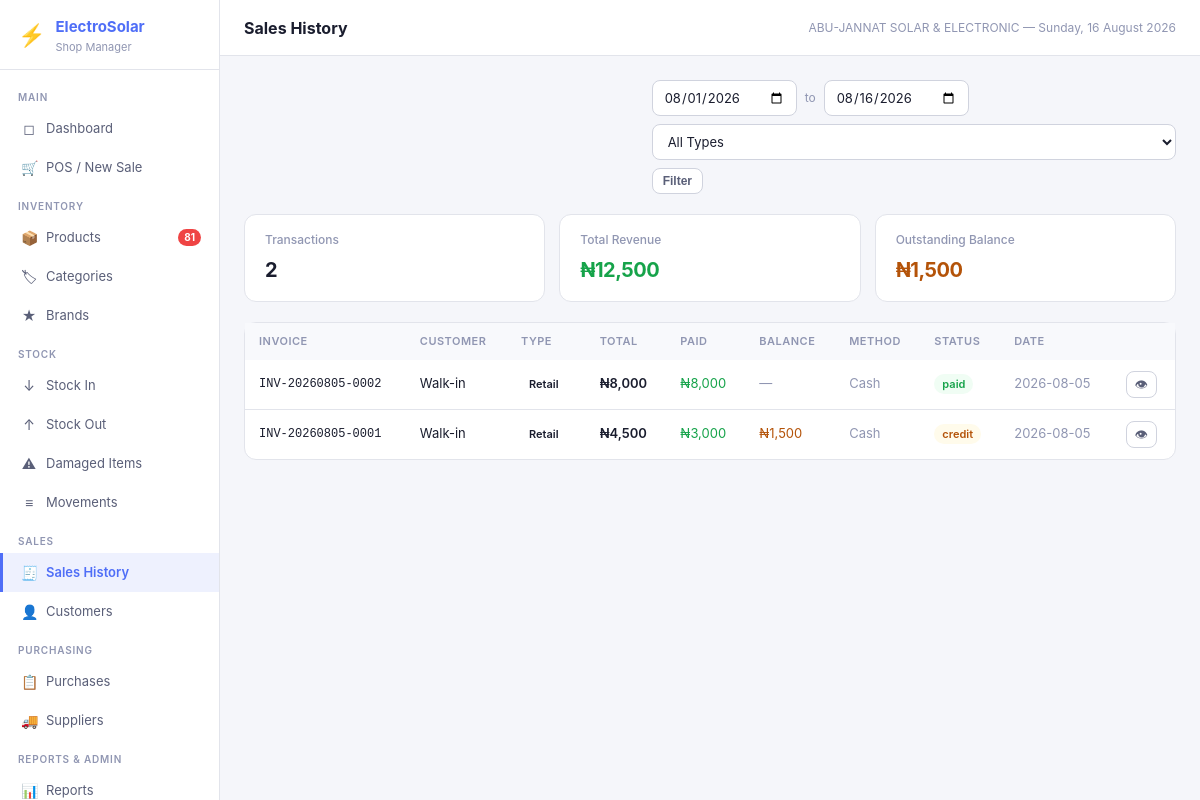
/sales (signed in), run on the app's committed database.
### tables this page shows
CREATE TABLE settings (
            key TEXT PRIMARY KEY,
            value TEXT
        );

CREATE TABLE sales (
            id INTEGER PRIMARY KEY AUTOINCREMENT,
            invoice_no TEXT UNIQUE NOT NULL,
            customer_id INTEGER REFERENCES customers(id),
            user_id INTEGER NOT NULL REFERENCES users(id),
            subtotal REAL NOT NULL DEFAULT 0,
            discount REAL NOT NULL DEFAULT 0,
            total REAL NOT NULL DEFAULT 0,
            amount_paid REAL NOT NULL DEFAULT 0,
            balance REAL NOT NULL DEFAULT 0,
            payment_method TEXT NOT NULL DEFAULT 'cash',
            status TEXT NOT NULL DEFAULT 'paid',
            notes TEXT,
            created_at TEXT NOT NULL DEFAULT (datetime('now'))
        , sales_type TEXT NOT NULL DEFAULT 'retail');

### app.py (the view)
@app.route('/sales')
@login_required
def sales():
    from_date = request.args.get('from', date.today().strftime('%Y-%m-01'))
    to_date = request.args.get('to', date.today().isoformat())
    stype = request.args.get('type','')
    if stype:
        items = query("""SELECT s.*, COALESCE(c.name,'Walk-in') customer_name, u.full_name staff_name
            FROM sales s LEFT JOIN customers c ON s.customer_id=c.id JOIN users u ON s.user_id=u.id
            WHERE date(s.created_at) BETWEEN ? AND ? AND s.sales_type=? ORDER BY s.created_at DESC""", (from_date, to_date, stype))
    else:
        items = query("""SELECT s.*, COALESCE(c.name,'Walk-in') customer_name, u.full_name staff_name
            FROM sales s LEFT JOIN customers c ON s.customer_id=c.id JOIN users u ON s.user_id=u.id
            WHERE date(s.created_at) BETWEEN ? AND ? ORDER BY s.created_at DESC""", (from_date, to_date))
    totals = {'revenue': sum(s['total'] for s in items), 'count': len(items),
              'outstanding': sum(s['balance'] for s in items)}
    return render_template('sales.html', sales=items, totals=totals, from_date=from_date, to_date=to_date, sales_type=stype)

### app.py (called while the page is built)
def get_db():
    if 'db' not in g:
        g.db = sqlite3.connect(DB_PATH)
        g.db.row_factory = sqlite3.Row
        g.db.execute("PRAGMA foreign_keys = ON")
        g.db.execute("PRAGMA journal_mode = WAL")
    return g.db

def query(sql, args=(), one=False):
    cur = get_db().execute(sql, args)
    rv = cur.fetchall()
    return (rv[0] if rv else None) if one else rv

def login_required(f):
    @wraps(f)
    def decorated(*args, **kwargs):
        if 'user_id' not in session:
            return redirect(url_for('login'))
        return f(*args, **kwargs)
    return decorated

def current_user():
    return {'id': session.get('user_id'), 'username': session.get('username'),
            'full_name': session.get('full_name'), 'role': session.get('role')}

def get_settings():
    rows = query("SELECT key, value FROM settings")
    return {r['key']: r['value'] for r in rows}

@app.context_processor
def inject_globals():
    s = get_settings() if 'user_id' in session else {}
    low_stock = 0
    if 'user_id' in session:
        r = query("SELECT COUNT(*) as c FROM products WHERE is_active=1 AND quantity <= reorder_level", one=True)
        low_stock = r['c'] if r else 0
    return dict(settings=s, current_user=current_user(), low_stock_count=low_stock,
                now=datetime.now())

### templates/sales.html (shortened to what this page needs)
{% extends 'base.html' %}{% block title %}Sales History{% endblock %}{% block page_title %}Sales History{% endblock %}
{% block content %}
{% set cur = settings.get('currency','₦') %}
<div class="page-header"><div></div>
  <form method="GET" style="display:flex;gap:8px;align-items:center;flex-wrap:wrap;">
    <input type="date" name="from" value="{{ from_date }}" style="width:145px;">
    <span style="color:var(--text3);font-size:12px;">to</span>
    <input type="date" name="to" value="{{ to_date }}" style="width:145px;">
    <select name="type">
      <option value="">All Types</option>
    </select>
    <button type="submit" class="btn btn-secondary btn-sm">Filter</button>
  </form>
</div>
<div style="display:grid;grid-template-columns:repeat(3,1fr);gap:14px;margin-bottom:20px;">
  <div class="stat-card"><div class="label">Transactions</div><div class="value" style="font-size:20px;">{{ totals.count }}</div></div>
  <div class="stat-card"><div class="label">Total Revenue</div><div class="value" style="font-size:20px;color:var(--success-text);">{{ cur }}{{ '{:,.0f}'.format(totals.revenue) }}</div></div>
  <div class="stat-card"><div class="label">Outstanding Balance</div><div class="value" style="font-size:20px;color:var(--warning-text);">{{ cur }}{{ '{:,.0f}'.format(totals.outstanding) }}</div></div>
</div>
<div class="card"><div class="table-wrap">
<table><thead><tr><th>Invoice</th><th>Customer</th><th>Type</th><th>Total</th><th>Paid</th><th>Balance</th><th>Method</th><th>Status</th><th>Date</th><th></th></tr></thead>
<tbody>{% for s in sales %}<tr>
  <td class="td-mono">{{ s.invoice_no }}</td>
  <td>{{ s.customer_name }}</td>
  <td><span class="badge {% if s.sales_type=='wholesale' %}badge-info{% else %}badge-secondary{% endif %}">{{ s.sales_type|capitalize }}</span></td>
  <td style="font-weight:600;">{{ cur }}{{ '{:,.0f}'.format(s.total) }}</td>
  <td style="color:var(--success-text);">{{ cur }}{{ '{:,.0f}'.format(s.amount_paid) }}</td>
  <td style="color:{% if s.balance>0 %}var(--warning-text){% else %}var(--text3){% endif %};">{% if s.balance>0 %}{{ cur }}{{ '{:,.0f}'.format(s.balance) }}{% else %}—{% endif %}</td>
  <td class="text-muted" style="text-transform:capitalize;">{{ s.payment_method.replace('_',' ') }}</td>
  <td><span class="badge badge-{% if s.status=='paid' %}success{% elif s.status=='credit' %}warning{% else %}info{% endif %}">{{ s.status }}</span></td>
  <td class="text-muted">{{ s.created_at[:10] }}</td>
  <td><a href="{{ url_for('sale_detail', sid=s.id) }}" class="btn-icon" title="View &amp; Print">👁</a></td>
</tr>{% else %}<tr><td colspan="10" style="text-align:center;padding:32px;color:var(--text3);">No sales in this period</td></tr>{% endfor %}</tbody>
</table></div></div>
{% endblock %}

### templates/base.html (shortened to what this page needs)
<!DOCTYPE html>
<html lang="en">
<head>
<link rel="stylesheet" href="{{ url_for('static', filename='css/style.css') }}">
</head>
<body>
<div class="app-shell">
  <aside class="sidebar">
    <div class="sidebar-logo">
      <div class="logo-icon">⚡</div>
      <div>
        <h1>ElectroSolar</h1>
        <p>Shop Manager</p>
      </div>
    </div>
    <nav class="sidebar-nav">
      <div class="nav-section">Main</div>
      <a href="{{ url_for('dashboard') }}" class="nav-item {% if request.endpoint=='dashboard' %}active{% endif %}">
        <span class="nav-icon">◻</span> Dashboard
      </a>
      <a href="{{ url_for('pos') }}" class="nav-item {% if request.endpoint=='pos' %}active{% endif %}">
        <span class="nav-icon">🛒</span> POS / New Sale
      </a>
      <div class="nav-section">Inventory</div>
      <a href="{{ url_for('products') }}" class="nav-item {% if request.endpoint=='products' %}active{% endif %}">
        <span class="nav-icon">📦</span> Products
        {% if low_stock_count > 0 %}<span class="nav-badge">{{ low_stock_count }}</span>{% endif %}
      </a>
      <a href="{{ url_for('categories') }}" class="nav-item {% if request.endpoint=='categories' %}active{% endif %}">
        <span class="nav-icon">🏷</span> Categories
      </a>
      <a href="{{ url_for('brands') }}" class="nav-item {% if request.endpoint=='brands' %}active{% endif %}">
        <span class="nav-icon">★</span> Brands
      </a>
      <div class="nav-section">Stock</div>
      <a href="{{ url_for('stock_in') }}" class="nav-item {% if request.endpoint=='stock_in' %}active{% endif %}">
        <span class="nav-icon">↓</span> Stock In
      </a>
      <a href="{{ url_for('stock_out') }}" class="nav-item {% if request.endpoint=='stock_out' %}active{% endif %}">
        <span class="nav-icon">↑</span> Stock Out
      </a>
      <a href="{{ url_for('stock_damaged') }}" class="nav-item {% if request.endpoint=='stock_damaged' %}active{% endif %}">
        <span class="nav-icon">⚠</span> Damaged Items
      </a>
      <a href="{{ url_for('stock_movements') }}" class="nav-item {% if request.endpoint=='stock_movements' %}active{% endif %}">
        <span class="nav-icon">≡</span> Movements
      </a>
      <div class="nav-section">Sales</div>
      <a href="{{ url_for('sales') }}" class="nav-item {% if request.endpoint in ['sales','sale_detail'] %}active{% endif %}">
        <span class="nav-icon">🧾</span> Sales History
      </a>
      <a href="{{ url_for('customers') }}" class="nav-item {% if request.endpoint in ['customers','customer_history'] %}active{% endif %}">
        <span class="nav-icon">👤</span> Customers
      </a>
      <div class="nav-section">Purchasing</div>
      <a href="{{ url_for('purchases') }}" class="nav-item {% if request.endpoint in ['purchases','purchase_detail'] %}active{% endif %}">
        <span class="nav-icon">📋</span> Purchases
      </a>
      <a href="{{ url_for('suppliers') }}" class="nav-item {% if request.endpoint=='suppliers' %}active{% endif %}">
        <span class="nav-icon">🚚</span> Suppliers
      </a>
      <div class="nav-section">Reports & Admin</div>
      <a href="{{ url_for('reports') }}" class="nav-item {% if request.endpoint=='reports' %}active{% endif %}">
        <span class="nav-icon">📊</span> Reports
      </a>
    </nav>
  </aside>
  <div class="main-area">
    <header class="topbar">
      <h2>{% block page_title %}{% endblock %}</h2>
      <span class="topbar-meta">{{ settings.get('shop_name','ElectroSolar') }} — {{ now.strftime('%A, %d %B %Y') }}</span>
    </header>
    <main class="page-content">
      {% block content %}{% endblock %}
    </main>
  </div>
</div>
</body>
</html>

### data on the page
settings: get "ABU-JANNAT SOLAR & ELECTRONIC"
sales: invoice_no "INV-20260805-0002", customer_name "Walk-in", sales_type "Retail", cur "₦", total "8,000", amount_paid "8,000", payment_method.replace "Cash", status "paid", created_at "2026-08-05"
sales: invoice_no "INV-20260805-0001", customer_name "Walk-in", sales_type "Retail", cur "₦", total "4,500", amount_paid "3,000", balance "1,500", payment_method.replace "Cash", status "credit", created_at "2026-08-05"

### other printed values
{{ low_stock_count }} "81"
{{ totals.count }} "2"
{{ cur }} "₦"
{{ '{:,.0f}'.format(totals.revenue) }} "12,500"
{{ '{:,.0f}'.format(totals.outstanding) }} "1,500"
